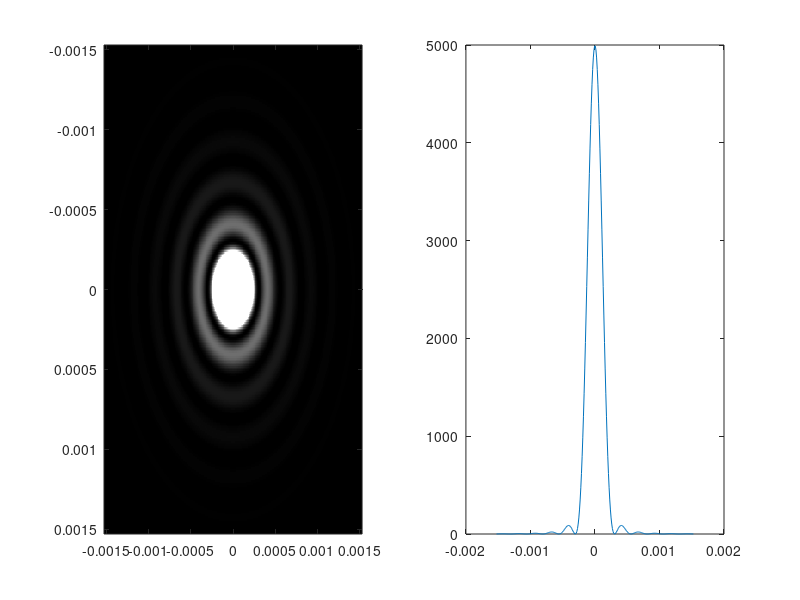

Write MATLAB code to recreate this figure.
clear
lam=500e-9;
a=1e-3;
f=1;
m=300;
ym=5*0.61*lam*f/a;%取爱里光斑半径的5倍
ys=linspace(-ym,ym,m);
xs=ys;
n=200;
for i=1:m
r=xs(i)^2+ys.^2;%相当于r的平方
sinth=sqrt(r./(r+f^2));%角度
fai=2*pi*a*sinth./lam;%fai=k*a*sinth
hh=(2*besselj(1,fai)).^2./fai.^2;%贝塞尔函
b(:,i)=hh.*5000;
end
subplot(1,2,1);
image(xs,ys,b);
colormap(gray(n));
subplot(1,2,2);
b(:,m/2);
plot(ys,b(:,m/2));